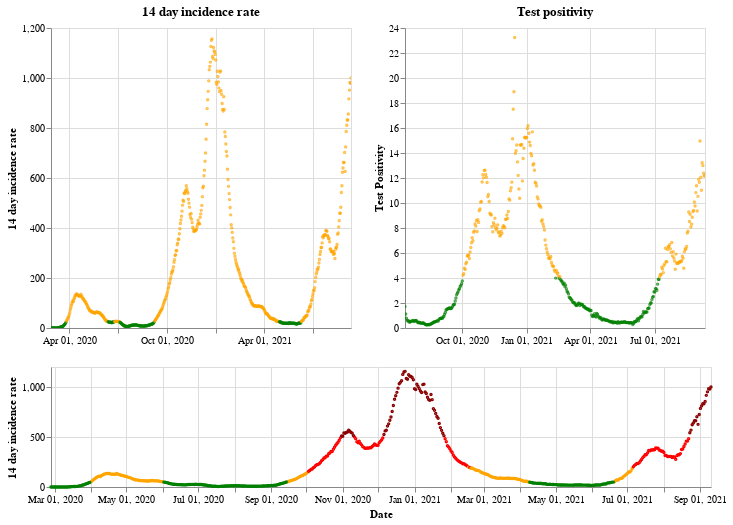

The notebook cell this image was saved under:
### Markdown cell above
## Wales

### Code cell
plot_traffic_light('Wales')

### Figure 1 — Vega-Lite specification as saved in the notebook (floating-point values rounded to 4 significant figures; data arrays with more than 128 entries replaced by an {"elided": "..."} marker saying what was removed)
{"config": {"view": {"continuousWidth": 400, "continuousHeight": 300}}, "vconcat": [{"hconcat": [{"mark": {"type": "point", "size": 2}, "encoding": {"color": {"condition": {"value": "green", "test": "(datum.twoWeeklyCasesRate <= 25)"}, "value": "orange"}, "tooltip": [{"type": "nominal", "field": "areaName"}, {"type": "temporal", "field": "date"}, {"type": "quantitative", "field": "twoWeeklyCasesRate"}, {"type": "quantitative", "field": "testPositivity"}], "x": {"type": "temporal", "axis": {"title": ""}, "field": "date", "scale": {"domain": {"selection": "DateBrush"}}, "timeUnit": "yearmonthdate"}, "y": {"type": "quantitative", "axis": {"title": "14 day incidence rate"}, "field": "twoWeeklyCasesRate"}}, "title": "14 day incidence rate", "width": 300}, {"mark": {"type": "point", "size": 2}, "encoding": {"color": {"condition": {"value": "green", "test": "(datum.testPositivity <= 4)"}, "value": "orange"}, "tooltip": [{"type": "nominal", "field": "areaName"}, {"type": "temporal", "field": "date"}, {"type": "quantitative", "field": "twoWeeklyCasesRate"}, {"type": "quantitative", "field": "testPositivity"}], "x": {"type": "temporal", "axis": {"title": ""}, "field": "date", "scale": {"domain": {"selection": "DateBrush"}}, "timeUnit": "yearmonthdate"}, "y": {"type": "quantitative", "axis": {"title": "Test Positivity"}, "field": "testPositivity"}}, "title": "Test positivity", "width": 300}]}, {"layer": [{"mark": {"type": "point", "size": 2}, "encoding": {"color": {"condition": {"value": "orange", "test": "(((datum.testPositivity < 4) && (datum.twoWeeklyCasesRate >= 50)) && (datum.twoWeeklyCasesRate < 200))"}, "value": "red"}, "opacity": {"condition": {"value": 1, "test": "((datum.twoWeeklyCasesRate >= 50) && (datum.twoWeeklyCasesRate < 500))"}, "value": 0}, "tooltip": [{"type": "nominal", "field": "areaName"}, {"type": "temporal", "field": "date"}, {"type": "quantitative", "field": "twoWeeklyCasesRate"}, {"type": "quantitative", "field": "testPositivity"}], "x": {"type": "temporal", "axis": {"title": "Date"}, "field": "date", "timeUnit": "yearmonthdate"}, "y": {"type": "quantitative", "axis": {"title": "14 day incidence rate"}, "field": "twoWeeklyCasesRate"}}, "selection": {"DateBrush": {"type": "interval", "encodings": ["x"], "fields": ["Time"]}}}, {"mark": {"type": "point", "size": 2}, "encoding": {"color": {"value": "darkred"}, "opacity": {"condition": {"value": 1, "test": "(datum.twoWeeklyCasesRate >= 500)"}, "value": 0}, "tooltip": [{"type": "nominal", "field": "areaName"}, {"type": "temporal", "field": "date"}, {"type": "quantitative", "field": "twoWeeklyCasesRate"}, {"type": "quantitative", "field": "testPositivity"}], "x": {"type": "temporal", "axis": {"title": "Date"}, "field": "date", "timeUnit": "yearmonthdate"}, "y": {"type": "quantitative", "axis": {"title": "14 day incidence rate"}, "field": "twoWeeklyCasesRate"}}}, {"mark": {"type": "point", "size": 2}, "encoding": {"color": {"condition": {"value": "green", "test": "((datum.testPositivity < 4) && (datum.twoWeeklyCasesRate < 50))"}, "value": "orange"}, "opacity": {"condition": {"value": 1, "test": "(datum.twoWeeklyCasesRate < 50)"}, "value": 0}, "tooltip": [{"type": "nominal", "field": "areaName"}, {"type": "temporal", "field": "date"}, {"type": "quantitative", "field": "twoWeeklyCasesRate"}, {"type": "quantitative", "field": "testPositivity"}], "x": {"type": "temporal", "axis": {"title": "Date"}, "field": "date", "timeUnit": "yearmonthdate"}, "y": {"type": "quantitative", "axis": {"title": "14 day incidence rate"}, "field": "twoWeeklyCasesRate"}}}], "height": 120, "width": 660}], "data": {"name": "data-da82640af53450ffc6044f791829b44e"}, "$schema": "https://vega.github.io/schema/vega-lite/v4.8.1.json", "datasets": {"data-da82640af53450ffc6044f791829b44e": {"elided": "562 records"}}}
